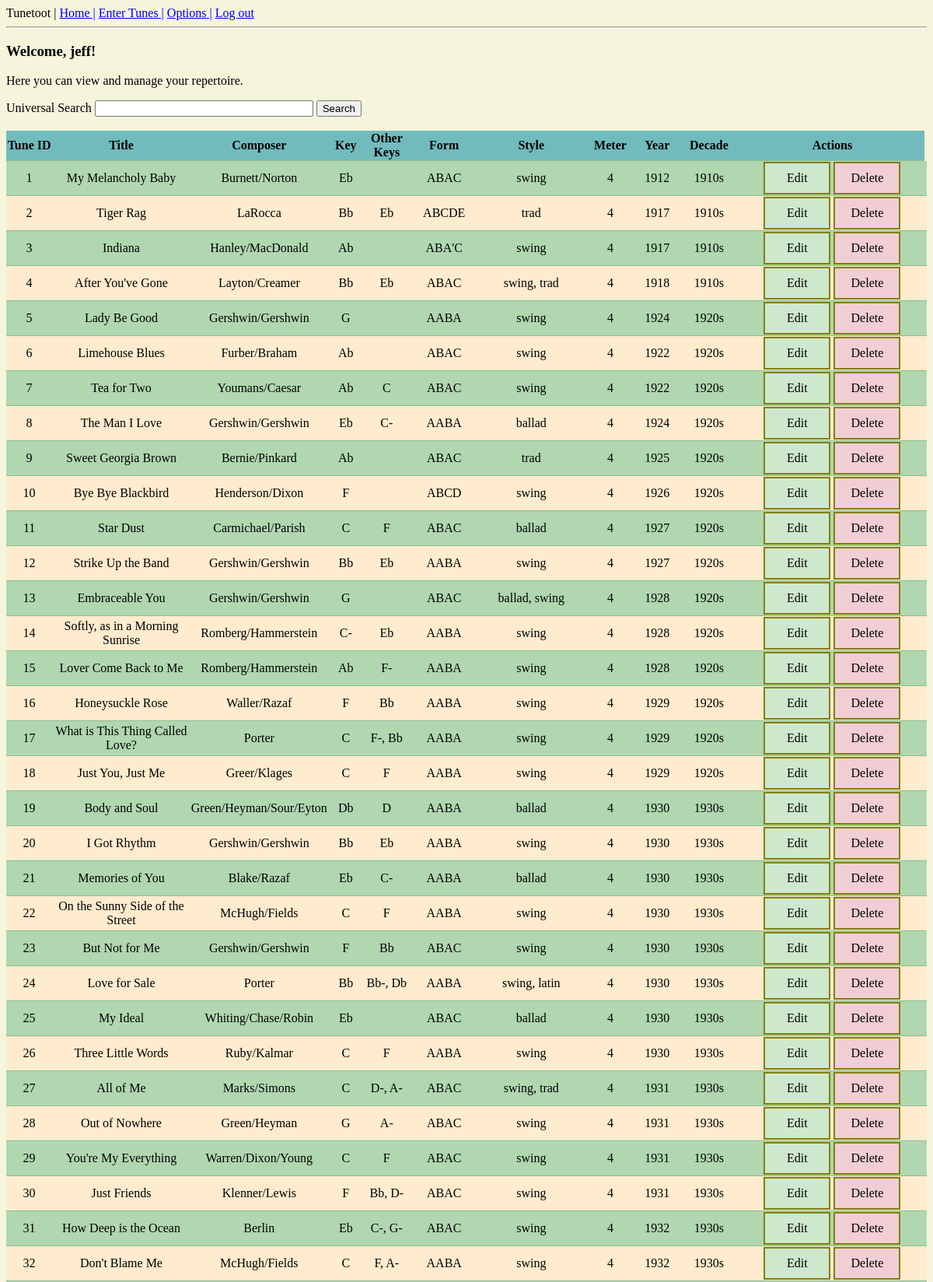
The page /index (signed in, upper part) on the database its author committed.
### app/models.py (models this page shows, shortened)
class User(UserMixin, db.Model):
    __tablename__ = "users"
    id = db.Column(db.Integer, primary_key=True)
    username = db.Column(db.String(64), index=True, unique=True, nullable=False)
    email = db.Column(db.String(120), index=True, unique=True, nullable=False)
    password_hash = db.Column(db.String(128), nullable=False)

class Tune(db.Model):
    __tablename__ = "tunes"
    id = db.Column(db.Integer, primary_key=True)
    title = db.Column(db.String(120), unique=True, nullable=False)
    composer = db.Column(db.String(64))
    key = db.Column(db.String(3))
    other_key = db.Column(db.String(12))
    song_form = db.Column(db.String(20))
    style = db.Column(db.String(20))
    meter = db.Column(db.SmallInteger)
    year = db.Column(db.SmallInteger)
    decade = db.Column(db.String(5))
    players = db.relationship("User", secondary=user_tune, backref="repertoire")
    groups = db.Column(db.String(100))

### app/routes.py (the view, shortened to what this page needs)
@app.route('/')
@app.route('/index', methods=['GET', 'POST'])
def index():
    tunes = Tune.query.all()
    form = SearchForm()
    return render_template("index.html", tunes=tunes, form=form)

### app/forms.py
class SearchForm(FlaskForm):
    search_term = StringField('Universal Search')
    submit = SubmitField('Search')

### app/models.py (called while the page is built)
@login.user_loader
def load_user(id):
    return User.query.get(int(id))

### app/templates/index.html (shortened to what this page needs)
{% extends 'base.html' %}
{% block content %}
{% if current_user.is_anonymous %}
<h3>Welcome!</h3>
<p>
 Tunetoot is a jazz repertoire management app.
</p>
<p>
    <a href="{{ url_for('login') }}">Log in</a>
    or
    <a href="{{ url_for('register') }}">register </a>
    to get started.
</p>
{% else %}
<h3>Welcome, {{ current_user.username }}!</h3>
<p>Here you can view and manage your repertoire.</p>
<form action="" method="post">
    <div>
        {{ form.search_term.label }}
        {{ form.search_term(size=32) }}
        {{ form.submit() }}
    </div>
    <br>
</form>
<table style = width:100%;>
    <tr>
        <th style="width:5%">Tune ID</th>
        <th>Title</th>
        <th style="width:5%">Composer</th>
        <th>Key</th>
        <th style="width:5%"">Other Keys</th>
        <th>Form</th>
        <th>Style</th>
        <th>Meter</th>
        <th>Year</th>
        <th>Decade</th>
        <th style="width:20%">Actions</th>
    </tr>
    {% for tune in tunes %}
    <tr>
        <td style="width:5%">{{ tune.id }}</td>
        <td style="width:15%">{{ tune.title }}</td>
        <td>{{ tune.composer }}</td>
        <td>{{ tune.key }}</td>
        <td>{{ tune.other_key }}</td>
        <td>{{ tune.song_form }}</td>
        <td>{{ tune.style }}</td>
        <td>{{ tune.meter }}</td>
        <td>{{ tune.year }}</td>
        <td>{{ tune.decade }}</td>
        <td>
            <a class="editbutton" href="{{ url_for('edit_tune', tune_id=tune.id) }}">Edit</a>
            <a class="deletebutton" href="{{ url_for('delete_tune', tune_id=tune.id) }}">Delete</a>
        </td>
        <td></td>
    </tr>
    {% endfor %}
</table>
{% endif %}
{% endblock %}

### app/templates/base.html (shortened to what this page needs)
<!DOCTYPE html>
<html lang="en">
<head>
    <link rel="stylesheet" href="../static/main.css">
</head>
<body>
    {% include 'nav.html' %}
    {% block content %}{% endblock %}
</body>
</html>

### app/templates/nav.html
<html>
<body>
  <div>
    Tunetoot |
    <a href="{{ url_for('index') }}">Home |</a>
    {% if current_user.is_anonymous %}
    <a href="{{ url_for('login') }}">Log in |</a>
    <a href="{{ url_for('register') }}">Register</a>
    {% else %}
    <a href="{{ url_for('tune_entry') }}">Enter Tunes |</a>
    <a href="{{ url_for('options') }}">Options |</a>
    <a href="{{ url_for('logout') }}">Log out</a>
    {% endif %}
  </div>
  <hr>
</body>
</html>

### app/static/main.css (style rules this page uses)
html { background-color: beige; }
table, th, td { border-bottom: 1px solid darkseagreen; border-collapse: collapse; text-align: center; }
tr:nth-child(even) { background-color: rgb(176, 215, 176); }
tr:nth-child(odd) { background-color: blanchedalmond; }
tr:nth-child(1) { color:black; background-color: rgb(114, 187, 189); }
.editbutton:link, .editbutton:visited { background-color: rgb(206, 232, 206); color: black; border: 2px solid olive; padding: 10px 20px; text-align: center; text-decoration: none; display: inline-block; width: 42px; }
.deletebutton:link, .deletebutton:visited { background-color: rgb(241, 206, 212); color: black; border: 2px solid olive; padding: 10px 20px; text-align: center; text-decoration: none; display: inline-block; width: 42px; }

### rows shown on the page
User: username "jeff"
Tune: id "1", title "My Melancholy Baby", composer "Burnett/Norton", key "Eb", song_form "ABAC", style "swing", meter "4", year "1912", decade "1910s"
Tune: id "2", title "Tiger Rag", composer "LaRocca", key "Bb", other_key "Eb", song_form "ABCDE", style "trad", meter "4", year "1917", decade "1910s"
Tune: id "3", title "Indiana", composer "Hanley/MacDonald", key "Ab", song_form "ABA'C", style "swing", meter "4", year "1917", decade "1910s"
Tune: id "4", title "After You've Gone", composer "Layton/Creamer", key "Bb", other_key "Eb", song_form "ABAC", style "swing, trad", meter "4", year "1918", decade "1910s"
Tune: id "5", title "Lady Be Good", composer "Gershwin/Gershwin", key "G", song_form "AABA", style "swing", meter "4", year "1924", decade "1920s"
Tune: id "6", title "Limehouse Blues", composer "Furber/Braham", key "Ab", song_form "ABAC", style "swing", meter "4", year "1922", decade "1920s"
Tune: id "7", title "Tea for Two", composer "Youmans/Caesar", key "Ab", other_key "C", song_form "ABAC", style "swing", meter "4", year "1922", decade "1920s"
Tune: id "8", title "The Man I Love", composer "Gershwin/Gershwin", key "Eb", other_key "C-", song_form "AABA", style "ballad", meter "4", year "1924", decade "1920s"
Tune: id "9", title "Sweet Georgia Brown", composer "Bernie/Pinkard", key "Ab", song_form "ABAC", style "trad", meter "4", year "1925", decade "1920s"
Tune: id "10", title "Bye Bye Blackbird", composer "Henderson/Dixon", key "F", song_form "ABCD", style "swing", meter "4", year "1926", decade "1920s"
Tune: id "11", title "Star Dust", composer "Carmichael/Parish", key "C", other_key "F", song_form "ABAC", style "ballad", meter "4", year "1927", decade "1920s"
Tune: id "12", title "Strike Up the Band", composer "Gershwin/Gershwin", key "Bb", other_key "Eb", song_form "AABA", style "swing", meter "4", year "1927", decade "1920s"
Tune: id "13", title "Embraceable You", composer "Gershwin/Gershwin", key "G", song_form "ABAC", style "ballad, swing", meter "4", year "1928", decade "1920s"
Tune: id "14", title "Softly, as in a Morning Sunrise", composer "Romberg/Hammerstein", key "C-", other_key "Eb", song_form "AABA", style "swing", meter "4", year "1928", decade "1920s"
Tune: id "15", title "Lover Come Back to Me", composer "Romberg/Hammerstein", key "Ab", other_key "F-", song_form "AABA", style "swing", meter "4", year "1928", decade "1920s"
Tune: id "16", title "Honeysuckle Rose", composer "Waller/Razaf", key "F", other_key "Bb", song_form "AABA", style "swing", meter "4", year "1929", decade "1920s"
Tune: id "17", title "What is This Thing Called Love?", composer "Porter", key "C", other_key "F-, Bb", song_form "AABA", style "swing", meter "4", year "1929", decade "1920s"
Tune: id "18", title "Just You, Just Me", composer "Greer/Klages", key "C", other_key "F", song_form "AABA", style "swing", meter "4", year "1929", decade "1920s"
Tune: id "19", title "Body and Soul", composer "Green/Heyman/Sour/Eyton", key "Db", other_key "D", song_form "AABA", style "ballad", meter "4", year "1930", decade "1930s"
Tune: id "20", title "I Got Rhythm", composer "Gershwin/Gershwin", key "Bb", other_key "Eb", song_form "AABA", style "swing", meter "4", year "1930", decade "1930s"
Tune: id "21", title "Memories of You", composer "Blake/Razaf", key "Eb", other_key "C-", song_form "AABA", style "ballad", meter "4", year "1930", decade "1930s"
Tune: id "22", title "On the Sunny Side of the Street", composer "McHugh/Fields", key "C", other_key "F", song_form "AABA", style "swing", meter "4", year "1930", decade "1930s"
Tune: id "23", title "But Not for Me", composer "Gershwin/Gershwin", key "F", other_key "Bb", song_form "ABAC", style "swing", meter "4", year "1930", decade "1930s"
Tune: id "24", title "Love for Sale", composer "Porter", key "Bb", other_key "Bb-, Db", song_form "AABA", style "swing, latin", meter "4", year "1930", decade "1930s"
Tune: id "25", title "My Ideal", composer "Whiting/Chase/Robin", key "Eb", song_form "ABAC", style "ballad", meter "4", year "1930", decade "1930s"
Tune: id "26", title "Three Little Words", composer "Ruby/Kalmar", key "C", other_key "F", song_form "AABA", style "swing", meter "4", year "1930", decade "1930s"
Tune: id "27", title "All of Me", composer "Marks/Simons", key "C", other_key "D-, A-", song_form "ABAC", style "swing, trad", meter "4", year "1931", decade "1930s"
Tune: id "28", title "Out of Nowhere", composer "Green/Heyman", key "G", other_key "A-", song_form "ABAC", style "swing", meter "4", year "1931", decade "1930s"
Tune: id "29", title "You're My Everything", composer "Warren/Dixon/Young", key "C", other_key "F", song_form "ABAC", style "swing", meter "4", year "1931", decade "1930s"
Tune: id "30", title "Just Friends", composer "Klenner/Lewis", key "F", other_key "Bb, D-", song_form "ABAC", style "swing", meter "4", year "1931", decade "1930s"
Tune: id "31", title "How Deep is the Ocean", composer "Berlin", key "Eb", other_key "C-, G-", song_form "ABAC", style "swing", meter "4", year "1932", decade "1930s"
Tune: id "32", title "Don't Blame Me", composer "McHugh/Fields", key "C", other_key "F, A-", song_form "AABA", style "swing", meter "4", year "1932", decade "1930s"
